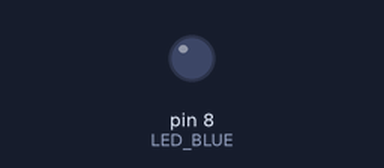
Bench run of a program on a simulated Arduino Uno, built with avr-gcc and run on an emulated ATmega328P. Shown: output pins drawn as LEDs (lit = HIGH).

Above: at 0.5 s.
At 4.12 s:
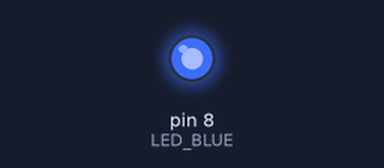
Timing chart, 0 to 4.6 s (numbered marks = the images above):
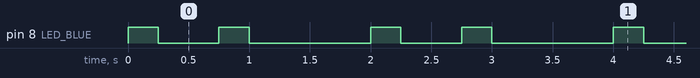

Measured:
- by itself, pin 8 (LED_BLUE): repeats every 2.0 s: LOW 0.50 s, HIGH 0.25 s, LOW 1.0 s, HIGH 0.25 s
- by itself, everything shown: repeats every 2.0 s, in 4 steps

The program:

main.cpp
```cpp
// (licence header left out)
/* Defines -----------------------------------------------------------*/
#define LED_GREEN PB5   // PB5 is AVR pin where green on-board LED
#define LED_BLUE PB0
                        // is connected
#define SHORT_DELAY 250 // Delay in milliseconds
#define LED_DELAY 500
#define LED2_DELAY 500
#define SPACE_DELAY 1000

#ifndef F_CPU
# define F_CPU 16000000 // CPU frequency in Hz required for delay funcs
#endif

/* Includes ----------------------------------------------------------*/
#include <avr/io.h>     // AVR device-specific IO definitions
#include <util/delay.h> // Functions for busy-wait delay loops


// -----
// This part is needed to use Arduino functions but also physical pin
// names. We are using Arduino-style just to simplify the first lab.
#include "Arduino.h"
#define PB5 13          // In Arduino world, PB5 is called "13"
#define PB0 8
// -----


/* Function definitions ----------------------------------------------*/
/**********************************************************************
 * Function: Main function where the program execution begins
 * Purpose:  Toggle one LED and use delay library.
 * Returns:  none
 **********************************************************************/
int main(void)
{
  uint8_t led_value = LOW;

    // Set pin where on-board LED is connected as output
  pinMode(LED_BLUE, OUTPUT);

    // Infinite loop
  while (1)
    {
      // Generate a lettre `A` Morse code
        led_value = HIGH;
        digitalWrite(LED_BLUE, led_value);
         _delay_ms(250);
        led_value = LOW;
        digitalWrite(LED_BLUE, led_value);
         _delay_ms(500);
        led_value = HIGH;
        digitalWrite(LED_BLUE, led_value);
         _delay_ms(250);
        led_value = LOW;
        digitalWrite(LED_BLUE, led_value);
         _delay_ms(1000);


    }

    // Will never reach this
    return 0;
}
```
